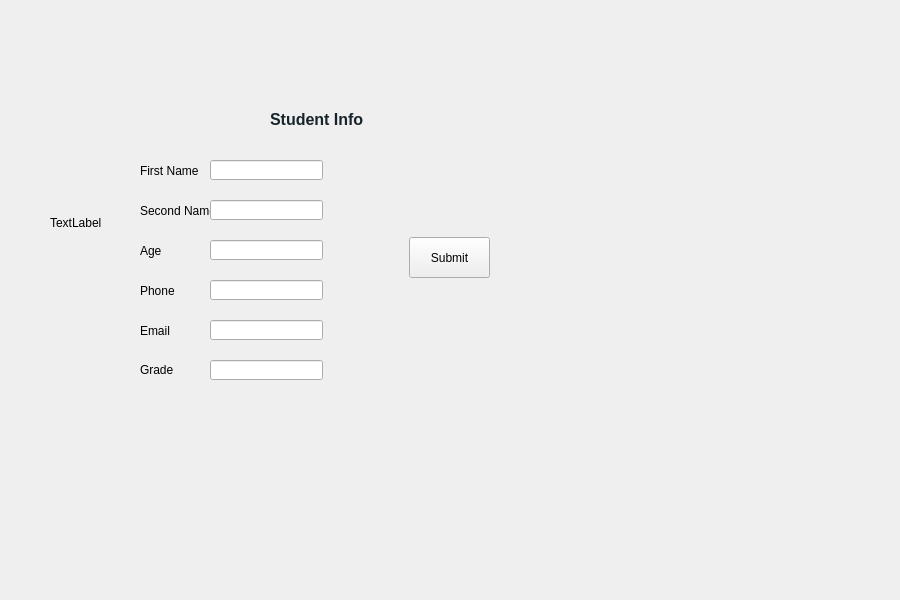
<?xml version="1.0" encoding="UTF-8"?>
<ui version="4.0">
 <class>AddStudent</class>
 <widget class="QWidget" name="AddStudent">
  <property name="geometry">
   <rect>
    <x>0</x>
    <y>0</y>
    <width>900</width>
    <height>600</height>
   </rect>
  </property>
  <property name="windowTitle">
   <string>Form</string>
  </property>
  <widget class="QLabel" name="background_img">
   <property name="geometry">
    <rect>
     <x>50</x>
     <y>50</y>
     <width>500</width>
     <height>345</height>
    </rect>
   </property>
   <property name="text">
    <string>TextLabel</string>
   </property>
  </widget>
  <widget class="QLabel" name="info_label">
   <property name="geometry">
    <rect>
     <x>270</x>
     <y>110</y>
     <width>111</width>
     <height>20</height>
    </rect>
   </property>
   <property name="text">
    <string>&lt;html&gt;&lt;head/&gt;&lt;body&gt;&lt;p&gt;&lt;span style=&quot; font-size:12pt; font-weight:700; color:#17252a;&quot;&gt;Student Info&lt;/span&gt;&lt;/p&gt;&lt;/body&gt;&lt;/html&gt;</string>
   </property>
  </widget>
  <widget class="QLabel" name="firstname_label">
   <property name="geometry">
    <rect>
     <x>140</x>
     <y>160</y>
     <width>71</width>
     <height>21</height>
    </rect>
   </property>
   <property name="text">
    <string>First Name </string>
   </property>
  </widget>
  <widget class="QLabel" name="secondname_label">
   <property name="geometry">
    <rect>
     <x>140</x>
     <y>200</y>
     <width>71</width>
     <height>21</height>
    </rect>
   </property>
   <property name="text">
    <string>Second Name </string>
   </property>
  </widget>
  <widget class="QLabel" name="age_label">
   <property name="geometry">
    <rect>
     <x>140</x>
     <y>240</y>
     <width>37</width>
     <height>21</height>
    </rect>
   </property>
   <property name="text">
    <string>Age</string>
   </property>
  </widget>
  <widget class="QLabel" name="phone_label">
   <property name="geometry">
    <rect>
     <x>140</x>
     <y>280</y>
     <width>37</width>
     <height>21</height>
    </rect>
   </property>
   <property name="text">
    <string>Phone</string>
   </property>
  </widget>
  <widget class="QLabel" name="email_label">
   <property name="geometry">
    <rect>
     <x>140</x>
     <y>320</y>
     <width>37</width>
     <height>21</height>
    </rect>
   </property>
   <property name="text">
    <string>Email</string>
   </property>
  </widget>
  <widget class="QLineEdit" name="firstname_text">
   <property name="geometry">
    <rect>
     <x>210</x>
     <y>160</y>
     <width>113</width>
     <height>20</height>
    </rect>
   </property>
  </widget>
  <widget class="QLineEdit" name="secondname_text">
   <property name="geometry">
    <rect>
     <x>210</x>
     <y>200</y>
     <width>113</width>
     <height>20</height>
    </rect>
   </property>
  </widget>
  <widget class="QLineEdit" name="age_text">
   <property name="geometry">
    <rect>
     <x>210</x>
     <y>240</y>
     <width>113</width>
     <height>20</height>
    </rect>
   </property>
  </widget>
  <widget class="QLineEdit" name="phone_text">
   <property name="geometry">
    <rect>
     <x>210</x>
     <y>280</y>
     <width>113</width>
     <height>20</height>
    </rect>
   </property>
  </widget>
  <widget class="QLineEdit" name="email_text">
   <property name="geometry">
    <rect>
     <x>210</x>
     <y>320</y>
     <width>113</width>
     <height>20</height>
    </rect>
   </property>
  </widget>
  <widget class="QLineEdit" name="grade_text">
   <property name="geometry">
    <rect>
     <x>210</x>
     <y>360</y>
     <width>113</width>
     <height>20</height>
    </rect>
   </property>
  </widget>
  <widget class="QLabel" name="grade_label">
   <property name="geometry">
    <rect>
     <x>140</x>
     <y>360</y>
     <width>37</width>
     <height>20</height>
    </rect>
   </property>
   <property name="text">
    <string>Grade</string>
   </property>
  </widget>
  <widget class="QPushButton" name="submit_button">
   <property name="geometry">
    <rect>
     <x>409</x>
     <y>237</y>
     <width>81</width>
     <height>41</height>
    </rect>
   </property>
   <property name="text">
    <string>Submit</string>
   </property>
  </widget>
 </widget>
 <resources/>
 <connections/>
</ui>
